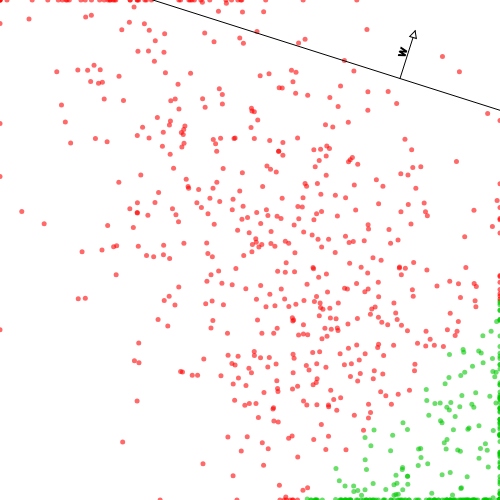
Frame 1 (no input)
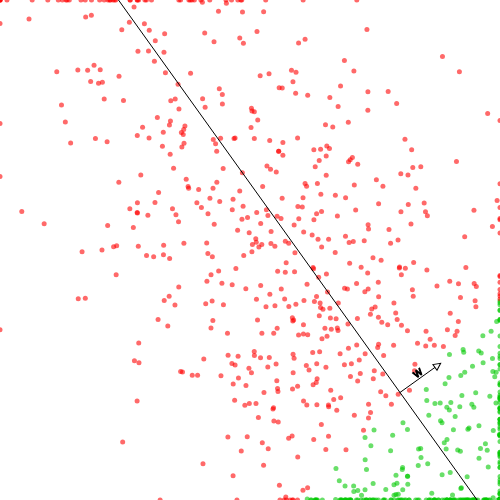
Frame 60 (no input)
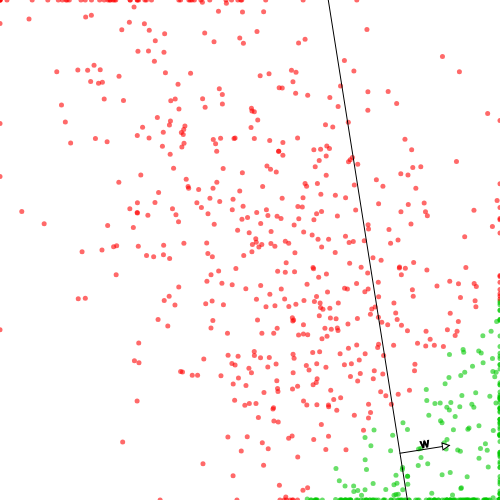
Frame 120 (the mouse pressed at the canvas centre since frame 60)

The p5.js sketch that drew these frames (run headless with seeded random() and noise() and a simulated clock; from frame 60 on, the mouse is pressed at the canvas centre):

// p5.js sketch
// ── sketch.js

let xs = [];
let ys = [];

let maxX = 10;

function setup() {
    createCanvas(500, 500);

    // Training set
    let train = generateData(7, 3, 900);

    xs = train[0];
    ys = train[1];

    nn = new Perceptron(xs[0].length);
    // nn.train(xs, ys, 0.01, 100);

    // test set
    // let test = generateData(7, 3, 100);
    //
    // nxs = test[0];
    // nys = test[1];
    //
    // let accuracy = nn.evaluate(nxs, nys);
    // console.log("accuracy", accuracy);
}

function draw() {
    background(255);

    // Draw the dataset
    strokeWeight(5);
    for(let i = 0; i < xs.length; i++) {
        if(ys[i] == 0) {
            stroke(255, 0, 0, 150);
        }
        else if(ys[i] == 1) {
            stroke(0, 200, 0, 150);
        }

        point((xs[i][0]/maxX) * width,
              (xs[i][1]/maxX) * height);
    }

    nn.epoch(xs, ys, 0.00001);

    // Draw the weight vector
    nn.draw();
}

// Generates data for college adimission problem
function generateData(mean, sd, n) {
    let xs = [];
    let ys = [];

    for(let i = 0; i < n; i ++) {
        let grade1 = constrain(randomGaussian(mean, sd), 0, maxX);
        let grade2 = constrain(randomGaussian(grade1, sd), 0, maxX);

        let accepted = 0;

        // We will learn this function
        if((grade1 + grade2)/2 > 8) {
            accepted = 1;
        }

        let x = [grade1, grade2];
        xs.push(x);

        let y = accepted;
        ys.push(y);
    }

    return [xs, ys];
}

// ── perceptron.js
class Perceptron {
    constructor(xsize) {
        this.ws = this.initWeights(xsize);
    }

    train(xs, ys, r, epochs) {
        if(xs.length != ys.length) {
            return null;
        }

        // Update weights using Gradient Descent
        for(let i = 0; i < epochs; i++) {
            this.epoch(xs, ys, r);
        }
    }

    epoch(xs, ys, r) {
        // For each example of the dataset
        for(let i = 0; i < xs.length; i++) {
            // Add the bias term to the input
            let x = xs[i].slice(0);
            x.unshift(1);

            // Perform a guess using current weights ws
            let guess = this.guess(x);
            let error = ys[i] - guess;

            // Update the weights according to Gradient Descent
            for (let j = 0; j < this.ws.length; j++) {
                this.ws[j] += x[j] * error * r;
            }
        }
    }

    guess(x) {
        let d = this.dot(this.ws, x);
        return this.activate(d);
    }

    activate(x) {
        // This is a binary step activation function
        if(x > 0) {
            return 1;
        }

        return 0;
    }

    initWeights(xsize) {
        let ws = new Array(xsize + 1);

        for(let i = 0; i < ws.length; i++) {
            ws[i] = random(-1, 1);
        }

        return ws;
    }

    dot(ws, xs) {
        if(ws.length != xs.length) {
            return undefined;
        }

        let d = 0;
        for(let i = 0; i < ws.length; i++) {
            d += ws[i] * xs[i];
        }

        return d;
    }

    evaluate(xs, ys) {
        let wrongGuesses = 0;

        // Calculate the accuracy of the model using new data
        for(let i = 0; i < xs.length; i++) {

            // Add the bias term to the input
            let x = xs[i].slice(0);
            x.unshift(1);

            let error = abs(ys[i] - this.guess(x));
            wrongGuesses += error;
        }

        return 1.0 - (wrongGuesses/xs.length);
    }

    draw() {
        // Draw the Perceptron decision boundary w0 + w1*x1 + w2*x2 = 0
        stroke("black");
        strokeWeight(1);

        let x1 = 0;
        let y1 = (-this.ws[1]*x1 - this.ws[0])/this.ws[2];
        let x2 = maxX;
        let y2 = (-this.ws[1]*x2 - this.ws[0])/this.ws[2];

        line((x1/maxX)*width, (y1/maxX)*height,
             (x2/maxX)*width, (y2/maxX)*height);

        // Draw the Perceptron weights vector
        this.drawWeights();
    }

    drawWeights(base) {
        // Create a 2D vector from the weights disconsireding the bias w0
        let w = createVector(nn.ws[1], nn.ws[2])
        w.normalize();
        w.mult(50);

        push();

        // Find a point near the end of the linear boundary
        let x3 = maxX/1.25;
        let y3 = (-this.ws[1]*x3 - this.ws[0])/this.ws[2];

        translate((x3/maxX)*width, (y3/maxX)*height);

        // Draw the "body" of the vector
        line(0, 0, w.x, w.y);
        rotate(w.heading());

        // Draw the "head" of the vector
        let arrowSize = 7;
        translate(w.mag() - arrowSize, 0);
        triangle(0, arrowSize/2, 0, -arrowSize/2, arrowSize, 0);

        // Draw the label of the vector
        text("w", -(w.mag() - arrowSize)/2, -2);

        pop();
    }
}
